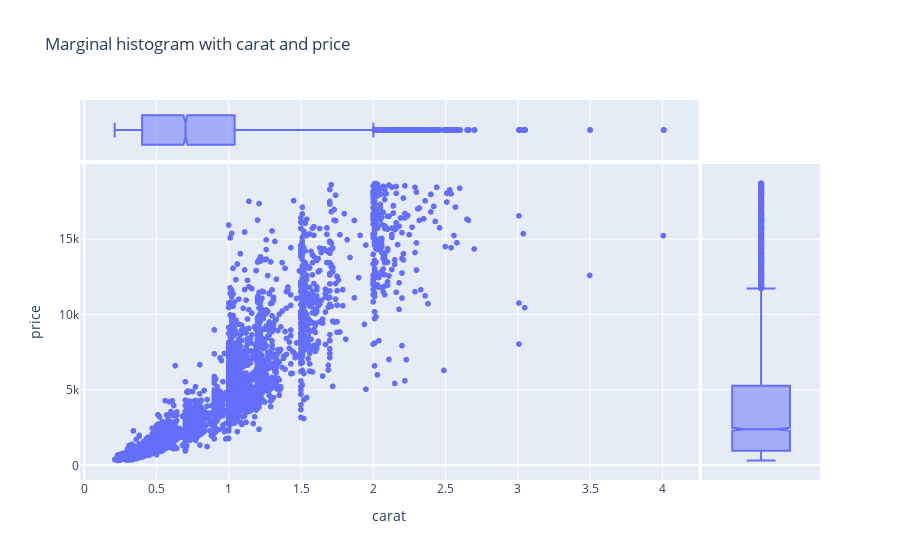

The notebook cell saved with this chart:
### Code cell
# Scatter plot with marginal histogram
fig = px.scatter(df,x ='carat' ,y ='price',
                 marginal_x='box',
                 marginal_y='box',
                 title='Marginal histogram with carat and price')
fig.show()

### Figure 1 — Plotly figure (JSON) as saved in the notebook; plotly's stock layout.template omitted (floating-point values rounded to 4 significant figures; data arrays with more than 128 entries replaced by an {"elided": "..."} marker saying what was removed)
{"data": [{"hovertemplate": "carat=%{x}<br>price=%{y}<extra></extra>", "legendgroup": "", "marker": {"color": "#636efa", "symbol": "circle"}, "mode": "markers", "name": "", "showlegend": false, "type": "scattergl", "x": {"elided": "5394 float values"}, "xaxis": "x", "y": {"elided": "5394 int values"}, "yaxis": "y"}, {"alignmentgroup": "True", "hovertemplate": "carat=%{x}<extra></extra>", "legendgroup": "", "marker": {"color": "#636efa", "symbol": "circle"}, "name": "", "notched": true, "offsetgroup": "", "showlegend": false, "type": "box", "x": {"elided": "5394 float values"}, "xaxis": "x3", "yaxis": "y3"}, {"alignmentgroup": "True", "hovertemplate": "price=%{y}<extra></extra>", "legendgroup": "", "marker": {"color": "#636efa", "symbol": "circle"}, "name": "", "notched": true, "offsetgroup": "", "showlegend": false, "type": "box", "xaxis": "x2", "y": {"elided": "5394 int values"}, "yaxis": "y2"}], "layout": {"legend": {"tracegroupgap": 0}, "title": {"text": "Marginal histogram with carat and price"}, "xaxis": {"anchor": "y", "domain": [0, 0.8358], "title": {"text": "carat"}}, "xaxis2": {"anchor": "y2", "domain": [0.8408, 1], "matches": "x2", "showgrid": false, "showline": false, "showticklabels": false, "ticks": ""}, "xaxis3": {"anchor": "y3", "domain": [0, 0.8358], "matches": "x", "showgrid": true, "showticklabels": false}, "xaxis4": {"anchor": "y4", "domain": [0.8408, 1], "matches": "x2", "showgrid": false, "showline": false, "showticklabels": false, "ticks": ""}, "yaxis": {"anchor": "x", "domain": [0, 0.8316], "title": {"text": "price"}}, "yaxis2": {"anchor": "x2", "domain": [0, 0.8316], "matches": "y", "showgrid": true, "showticklabels": false}, "yaxis3": {"anchor": "x3", "domain": [0.8416, 1], "matches": "y3", "showgrid": false, "showline": false, "showticklabels": false, "ticks": ""}, "yaxis4": {"anchor": "x4", "domain": [0.8416, 1], "matches": "y3", "showgrid": true, "showline": false, "showticklabels": false, "ticks": ""}}}
